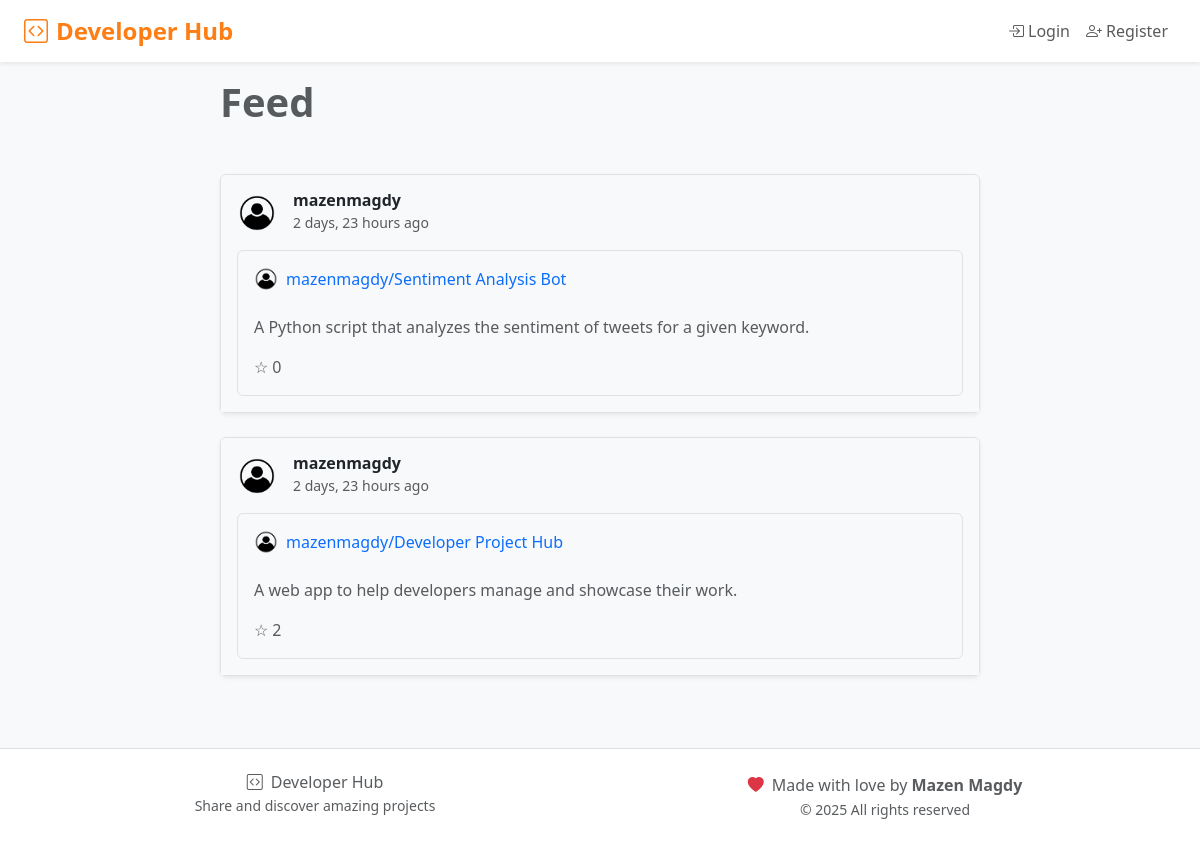
The app's page /, older data.
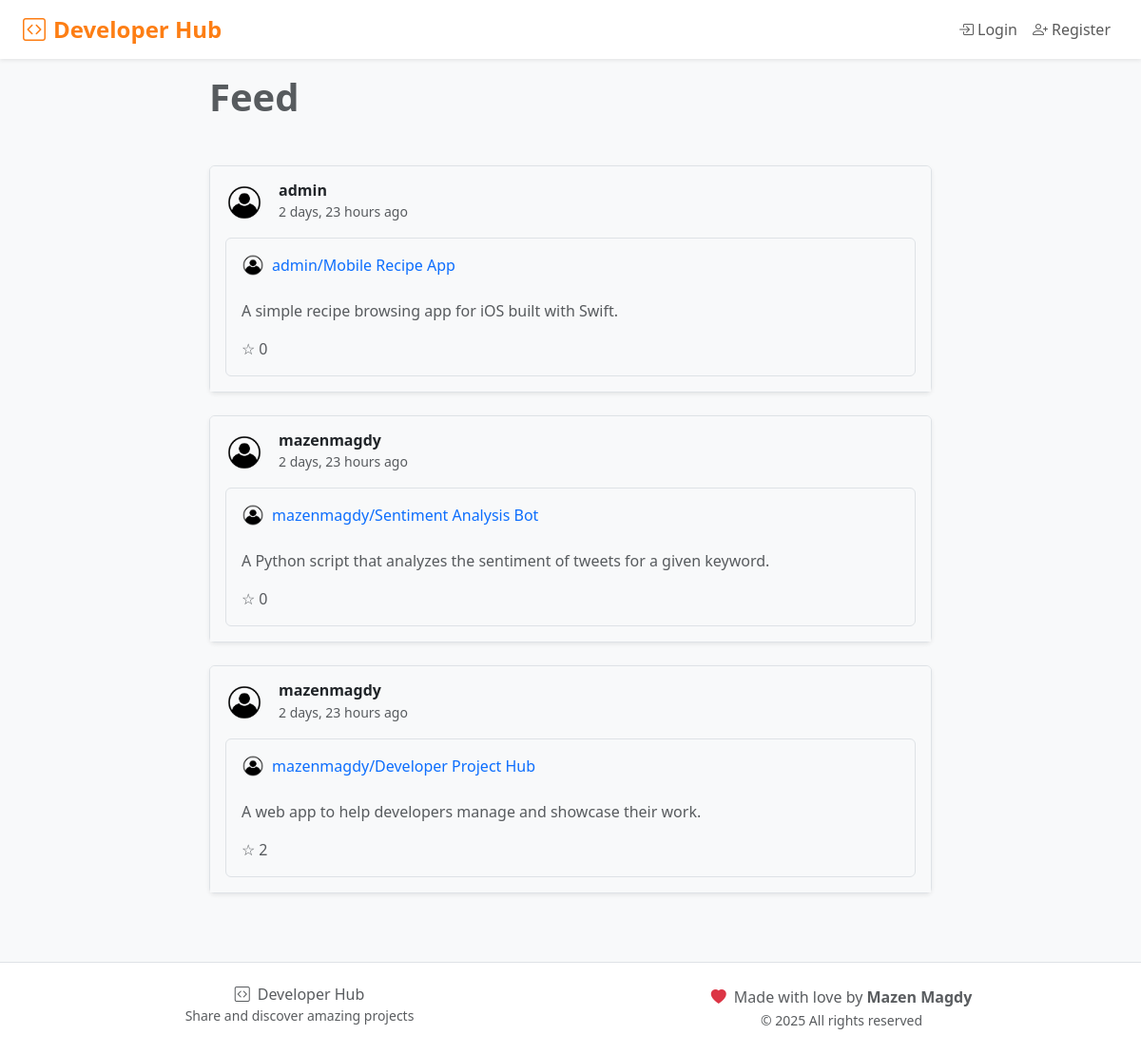
The same page, newer data.
### projects/models.py (models this page shows, shortened)
class Project(models.Model):
    owner = models.ForeignKey(User, on_delete=models.CASCADE, related_name="projects")
    title = models.CharField(max_length=255)
    overview = models.CharField(max_length=100, blank=True)
    description = models.TextField(blank=True)
    video_url = models.URLField(blank=True)
    image = models.ImageField(blank=True, upload_to="media")
    objectives = models.TextField(blank=True)
    key_learning = models.TextField(blank=True)
    is_public = models.BooleanField(default=True)
    viewers = models.ManyToManyField(
        User, related_name="viewed_projects", blank=True, editable=False
    )
    stars = models.ManyToManyField(User, related_name="starred_projects", blank=True)
    timestamp = models.DateTimeField(auto_now_add=True)
    class Meta:
        ordering = ["-timestamp"]

class User(AbstractUser):
    photo = models.ImageField(blank=True, upload_to="media")
    followers = models.ManyToManyField(
        "self", symmetrical=False, related_name="following", blank=True
    )

### projects/views.py (the view)
# urls.py: path("", views.index, name="index"),
def index(request):
    projects = Project.objects.filter(is_public=True)
    if request.user.is_authenticated:
        projects = projects.exclude(owner=request.user)
    projects = projects.order_by("-timestamp")
    return render(request, "projects/index.html", {"projects": projects})

### projects/templates/projects/index.html (shortened to what this page needs)
{% extends "projects/layout.html" %}
{% load static %}
{% block main %}
<div class="container-fluid px-4">
    <div class="row justify-content-center">
        <div class="col-lg-8 col-md-10">
            <div class="mb-5">
                <h1 class="fw-bold mb-3 mt-3 text-muted">Feed</h1>
            </div>
            {% for project in projects %}
                <div class="card shadow-sm mb-4 border rounded">
                    <div class="card-header bg-light border-0 py-3">
                        <div class="d-flex justify-content-between align-items-center">
                            <a href="{% url 'projects:dashboard' project.owner.username %}" class="text-decoration-none">
                                <div class="d-flex align-items-center">
                                    {% if project.owner.photo %}
                                        <img src="{{ project.owner.photo.url }}" alt="{{ project.owner.username }} photo"
                                            class="rounded-circle me-3" style="width: 40px; height: 40px; object-fit: cover;">
                                    {% else %}
                                        <img src="{% static 'projects/default.png' %}" alt="default image"
                                            class="rounded-circle me-3" style="width: 40px; height: 40px; object-fit: cover;">
                                    {% endif %}
                                    <div>
                                        <h6 class="mb-0 text-dark fw-semibold">{{ project.owner.username }}</h6>
                                        <small class="text-muted">{{ project.timestamp|timesince }} ago</small>
                                    </div>
                                </div>
                            </a>
                        </div>
                        <div class="border rounded p-3 mt-3">
                            <div class="d-flex justify-content-between align-items-start mb-3">
                                <a href="{% url 'projects:project_detail' project.id %}"
                                    class="text-decoration-none flex-grow-1">
                                    <div class="d-flex align-items-center mb-2">
                                        {% if project.owner.photo %}
                                            <img src="{{ project.owner.photo.url }}" alt="{{ project.owner.username }} photo"
                                                class="rounded me-2" style="width: 24px; height: 24px; object-fit: cover;">
                                        {% else %}
                                        <img src="{% static 'projects/default.png' %}" alt="default image" class="rounded me-2"
                                            style="width: 24px; height: 24px; object-fit: cover;">
                                        {% endif %}
                                        <span class="text-primary fw-medium">{{ project.owner.username }}/{{ project.title }}</span>
                                    </div>
                                </a>
                            </div>
                            <p class="card-text text-muted mb-3">{{ project.overview }}</p>
                            <div class="d-flex align-items-center justify-content-between">
                                <div class="d-flex align-items-center text-muted">
                                    {% if user.is_authenticated and user in project.stars.all %}
                                        <span data-id="{{ project.id }}" class="star_icon2 me-1">★</span>
                                    {% else %}
                                        <span data-id="{{ project.id }}" class="star_icon2 me-1">☆</span>
                                    {% endif %}
                                    <span id="star-count">{{ project.stars.count }}</span>
                                </div>
                            </div>
                        </div>
                    </div>
                </div>
            {% endfor %}
        </div>
    </div>
</div>
{% endblock %}

### projects/templates/projects/layout.html (shortened to what this page needs)
{% load static %}
<!DOCTYPE html>
<html lang="en">
<head>
    <link href="https://cdn.jsdelivr.net/npm/bootstrap@5.3.8/dist/css/bootstrap.min.css" rel="stylesheet"
>
    <link rel="stylesheet" href="https://cdn.jsdelivr.net/npm/bootstrap-icons@1.11.0/font/bootstrap-icons.css">
    {% block style %}
        <link rel="stylesheet" href="{% static 'projects/style.css' %}">
    {% endblock %}
</head>
<body class="d-flex flex-column min-vh-100">
    <nav class="navbar navbar-expand-lg navbar-light bg-white shadow-sm">
        <div class="container-fluid px-4">
            <a class="navbar-brand" style="color: #fd7e14;" href="{% url 'projects:index' %}">
                <i class="bi bi-code-square me-2"></i>Developer Hub
            </a>
            <div class="collapse navbar-collapse" id="navbarNavAltMarkup">
                {% if user.is_authenticated %}
                    <ul class="navbar-nav me-auto">
                        <li class="nav-item">
                            <a class="nav-link fw-medium" href="{% url 'projects:create' %}">Add Project</a>
                        </li>
                    </ul>
                    <ul class="navbar-nav ms-auto">
                        <li class="nav-item dropdown">
                            <a class="nav-link dropdown-toggle d-flex align-items-center" href="#" role="button"
                                data-bs-toggle="dropdown" aria-expanded="false">
                                {% if user.photo %}
                                    <img src="{{ user.photo.url }}" alt="Profile" class="rounded-circle me-2"
                                        style="width: 32px; height: 32px; object-fit: cover;">
                                {% else %}
                                    <i class="bi bi-person-circle me-2" style="font-size: 1.5rem;"></i>
                                {% endif %}
                                {{ user.username }}
                            </a>
                            <ul class="dropdown-menu dropdown-menu-end">
                                <li>
                                    <a class="dropdown-item" href="{% url 'projects:dashboard' user.username %}">Dashboard</a>
                                </li>
                                <li>
                                    <hr class="dropdown-divider">
                                </li>
                                <li>
                                    <a class="dropdown-item text-danger" href="{% url 'projects:logout' %}">
                                        <i class="bi bi-box-arrow-right me-2"></i>Logout
                                    </a>
                                </li>
                            </ul>
                        </li>
                    </ul>
                {% else %}
                    <ul class="navbar-nav ms-auto">
                        <li class="nav-item">
                            <a class="nav-link fw-medium" href="{% url 'projects:login' %}">
                                <i class="bi bi-box-arrow-in-right me-1"></i>Login
                            </a>
                        </li>
                        <li class="nav-item">
                            <a class="nav-link fw-medium" href="{% url 'projects:register' %}">
                                <i class="bi bi-person-plus me-1"></i>Register
                            </a>
                        </li>
                    </ul>
                {% endif %}
            </div>
        </div>
    </nav>
    <main class="flex-grow-1">
        {% block main %}{% endblock %}
    </main>
    <footer class="bg-white border-top mt-5 py-4">
        <div class="container text-center">
            <div class="row">
                <div class="col-md-6">
                    <h6 class="text-muted mb-0">
                        <i class="bi bi-code-square me-2"></i>Developer Hub
                    </h6>
                    <small class="text-muted">Share and discover amazing projects</small>
                </div>
                <div class="col-md-6">
                    <p class="text-muted mb-0">
                        <i class="bi bi-heart-fill text-danger me-1"></i>
                        Made with love by <strong>Mazen Magdy</strong>
                    </p>
                    <small class="text-muted">&copy; 2025 All rights reserved</small>
                </div>
            </div>
        </div>
    </footer>
</body>
</html>

### projects/static/projects/style.css (style rules this page uses)
body { background-color: #f8f9fa; font-family: 'Segoe UI', Tahoma, Geneva, Verdana, sans-serif; }
.navbar-brand { font-weight: bold; font-size: 1.5rem; }
.card { transition: transform 0.2s ease-in-out, box-shadow 0.2s ease-in-out; }
footer { margin-top: auto; }
.navbar { box-shadow: 0 2px 4px rgba(0,0,0,0.1); }

Row changes from the older to the newer data that the page shows:
now on this page (row edited): Project: owner.username "admin", timestamp "2 days, 23 hours", title "Mobile Recipe App", overview "A simple recipe browsing app for iOS built with Swift.", stars.count "0"
